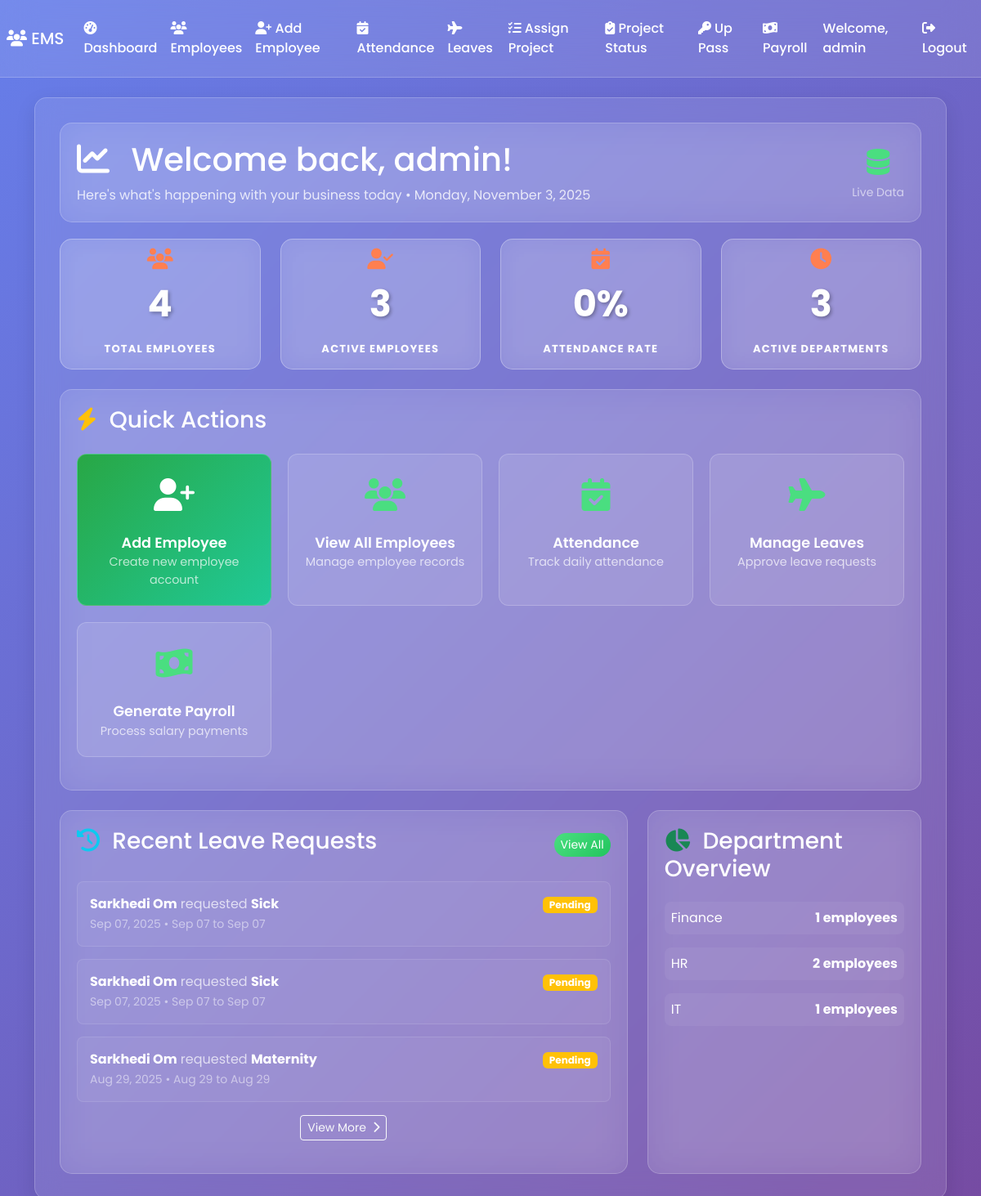
/admin/dashboard.php (signed in), run on the app's committed database.
### tables this page shows
CREATE TABLE `leave_requests` (
  `id` int(11) NOT NULL,
  `employee_id` int(11) NOT NULL,
  `leave_type` varchar(50) NOT NULL,
  `start_date` date NOT NULL,
  `end_date` date NOT NULL,
  `reason` text DEFAULT NULL,
  `status` enum('Pending','Approved','Rejected') DEFAULT 'Pending',
  `applied_date` date DEFAULT curdate(),
  `approved_by` int(11) DEFAULT NULL,
  `approved_date` timestamp NULL DEFAULT NULL,
  `created_at` timestamp NOT NULL DEFAULT current_timestamp()
);

CREATE TABLE `employees` (
  `id` int(11) NOT NULL,
  `user_id` int(11) NOT NULL,
  `full_name` varchar(100) NOT NULL,
  `email` varchar(100) DEFAULT NULL,
  `phone` varchar(20) DEFAULT NULL,
  `department` varchar(50) DEFAULT NULL,
  `salary` decimal(10,2) NOT NULL,
  `position` varchar(50) DEFAULT NULL,
  `join_date` date DEFAULT NULL,
  `created_at` timestamp NOT NULL DEFAULT current_timestamp()
);

### admin/dashboard.php (the view, shortened to what this page needs)
<?php
$adminName = 'Admin';
if (isset($_SESSION['username']) && !empty($_SESSION['username'])) {
    $adminName = $_SESSION['username'];
}
$dashboardData = [];
try {
    $conn = new PDO("mysql:host=localhost;dbname=ems", 'root', '');
    $conn->setAttribute(PDO::ATTR_ERRMODE, PDO::ERRMODE_EXCEPTION);
    $total_emp_query = $conn->query("SELECT COUNT(*) as count FROM employees");
    $total_emp_result = $total_emp_query->fetch(PDO::FETCH_ASSOC);
    $dashboardData['total_employees'] = $total_emp_result['count'] ?? 0;
    $active_emp_query = $conn->query("SELECT COUNT(*) as count FROM employees e INNER JOIN users u ON e.user_id = u.id WHERE u.is_approved = 1 AND u.role = 'employee'");
    $active_emp_result = $active_emp_query->fetch(PDO::FETCH_ASSOC);
    $dashboardData['approved_employees'] = $active_emp_result['count'] ?? 0;
    $today = date('Y-m-d');
    $present_today = $conn->query("SELECT COUNT(*) as count FROM attendance WHERE date = '$today' AND status = 'Present'")->fetch(PDO::FETCH_ASSOC);
    $total_today = $conn->query("SELECT COUNT(*) as count FROM attendance WHERE date = '$today'")->fetch(PDO::FETCH_ASSOC);
    $dashboardData['present_today'] = $present_today['count'] ?? 0;
    $dashboardData['total_today'] = $total_today['count'] ?? 0;
    $dashboardData['attendance_rate'] = $dashboardData['total_today'] > 0 ? round(($dashboardData['present_today'] / $dashboardData['total_today']) * 100) : 0;
    $pending_leaves = $conn->query("SELECT COUNT(*) as count FROM leave_requests WHERE status = 'Pending'")->fetch(PDO::FETCH_ASSOC);
    $dashboardData['pending_leaves'] = $pending_leaves['count'] ?? 0;
    $active_departments = $conn->query("SELECT COUNT(DISTINCT department) as count FROM employees WHERE department IS NOT NULL AND department != ''")->fetch(PDO::FETCH_ASSOC);
    $dashboardData['active_departments'] = $active_departments['count'] ?? 0;
    $recent_leaves = $conn->query("SELECT lr.*, e.full_name as employee_name FROM leave_requests lr LEFT JOIN employees e ON lr.employee_id = e.id ORDER BY lr.created_at DESC LIMIT 3")->fetchAll(PDO::FETCH_ASSOC);
    $dashboardData['recent_leaves'] = $recent_leaves;
    $dept_stats = $conn->query("SELECT department, COUNT(*) as count FROM employees WHERE department IS NOT NULL AND department != '' GROUP BY department")->fetchAll(PDO::FETCH_ASSOC);
    $dashboardData['department_stats'] = $dept_stats;
    $pending_approval = $conn->query("SELECT COUNT(*) as count FROM employees e INNER JOIN users u ON e.user_id = u.id WHERE u.is_approved = 0 AND u.role = 'employee'");
    $pending_result = $pending_approval->fetch(PDO::FETCH_ASSOC);
    $dashboardData['pending_employees'] = $pending_result['count'] ?? 0;
} catch(PDOException $e) {
    error_log("Dashboard Database Error: " . $e->getMessage());
    $dashboardData = [
        'total_employees' => 0,
        'present_today' => 0,
        'total_today' => 0,
        'attendance_rate' => 0,
        'pending_leaves' => 0,
        'active_departments' => 0,
        'recent_leaves' => [],
        'department_stats' => [],
        'approved_employees' => 0,
        'pending_employees' => 0
    ];
}
?>
<!DOCTYPE html>
<html lang="en">
<head>
<link href="https://cdnjs.cloudflare.com/ajax/libs/bootstrap/5.3.0/css/bootstrap.min.css" rel="stylesheet">
<link href="https://cdnjs.cloudflare.com/ajax/libs/font-awesome/6.4.0/css/all.min.css" rel="stylesheet">
</head>
<body>
<nav class="navbar navbar-expand-lg">
    <div class="container-fluid px-2">
        <a class="navbar-brand" href="../index.php">
            <i class="fas fa-users"></i> EMS
        </a>
        <div class="collapse navbar-collapse" id="navbarNav">
            <ul class="navbar-nav ms-auto">
                <li class="nav-item">
                    <a class="nav-link" href="dashboard.php">
                        <i class="fas fa-tachometer-alt"></i> Dashboard
                    </a>
                </li>
                <li class="nav-item">
                    <a class="nav-link" href="employees.php">
                        <i class="fas fa-users"></i> Employees
                    </a>
                </li>
                <li class="nav-item">
                    <a class="nav-link" href="employees_add.php">
                        <i class="fas fa-user-plus"></i> Add Employee
                    </a>
                </li>
                <li class="nav-item">
                    <a class="nav-link" href="attendance.php">
                        <i class="fas fa-calendar-check"></i> Attendance
                    </a>
                </li>
                <li class="nav-item">
                    <a class="nav-link" href="leaves.php">
                        <i class="fas fa-plane"></i> Leaves
                    </a>
                </li>
                <li class="nav-item">
                    <a class="nav-link" href="assign_project.php">
                        <i class="fas fa-tasks"></i> Assign Project
                    </a>
                </li>
                <li class="nav-item">
                    <a class="nav-link" href="project_status.php">
                        <i class="fas fa-clipboard-check"></i>  Project Status
                    </a>
                </li>
                <li class="nav-item">
                    <a class="nav-link" href="up_pass.php">
                        <i class="fas fa-key"></i>  Up Pass
                    </a>
                </li>
                <li class="nav-item">
                    <a class="nav-link" href="payroll.php">
                        <i class="fas fa-money-bill-wave"></i> Payroll
                    </a>
                </li>
                <li class="nav-item">
                    <span class="nav-link">Welcome, <?= htmlspecialchars($adminName) ?></span>
                </li>
                <li class="nav-item">
                    <a class="nav-link" href="../logout.php">
                        <i class="fas fa-sign-out-alt"></i> Logout
                    </a>
                </li>
            </ul>
        </div>
    </div>
</nav>
<div class="container mt-4">
<div class="container-main">
<div class="glass-card">
    <div class="row align-items-center">
        <div class="col-md-8">
            <h1 class="mb-2">
                <i class="fas fa-chart-line me-3"></i>
                Welcome back, <?= htmlspecialchars($adminName) ?>!
            </h1>
            <p class="mb-0" style="color: rgba(255, 255, 255, 0.8);">
                Here's what's happening with your business today • <span id="currentDateTime"><?php echo date('l, F j, Y'); ?></span>
            </p>
        </div>
        <div class="col-md-4 text-end">
            <div class="d-flex gap-3 justify-content-end align-items-center">
                <div class="text-center">
                    <div style="font-size: 2rem; color: #4ade80;">
                        <i class="fas fa-database"></i>
                    </div>
                    <small style="color: rgba(255, 255, 255, 0.6);">Live Data</small>
                </div>
            </div>
        </div>
    </div>
</div>
<div class="row g-4 mb-4">
    <div class="col-xl-3 col-md-6">
        <div class="stat-card">
            <div class="stat-icon">
                <i class="fas fa-users"></i>
            </div>
            <div class="stat-number" id="totalEmployees"><?php echo $dashboardData['total_employees']; ?></div>
            <div class="stat-label">Total Employees</div>
        </div>
    </div>
    <div class="col-xl-3 col-md-6">
        <div class="stat-card">
            <div class="stat-icon">
                <i class="fas fa-user-check"></i>
            </div>
            <div class="stat-number" id="approvedEmployees"><?php echo $dashboardData['approved_employees']; ?></div>
            <div class="stat-label">Active Employees</div>
        </div>
    </div>
    <div class="col-xl-3 col-md-6">
        <div class="stat-card">
            <div class="stat-icon">
                <i class="fas fa-calendar-check"></i>
            </div>
            <div class="stat-number" id="attendanceRate"><?php echo $dashboardData['attendance_rate']; ?>%</div>
            <div class="stat-label">Attendance Rate</div>
        </div>
    </div>
    <div class="col-xl-3 col-md-6">
        <div class="stat-card">
            <div class="stat-icon">
                <i class="fas fa-clock"></i>
            </div>
            <div class="stat-number" id="activeDepartments"><?php echo $dashboardData['active_departments']; ?></div>
            <div class="stat-label">Active Departments</div>
        </div>
    </div>
</div>
<div class="glass-card mb-4">
    <h3 class="text-white mb-4">
        <i class="fas fa-bolt text-warning me-2"></i>
        Quick Actions
    </h3>
    <div class="quick-actions">
        <a href="employees_add.php" class="quick-action" style="background: linear-gradient(135deg, #28a745, #20c997);">
            <div style="font-size: 2.5rem; margin-bottom: 15px; color: white;">
                <i class="fas fa-user-plus"></i>
            </div>
            <div style="font-size: 1.1rem; font-weight: 600;">Add Employee</div>
            <div style="font-size: 0.9rem; color: rgba(255, 255, 255, 0.7);">Create new employee account</div>
        </a>
        <a href="employees.php" class="quick-action">
            <div style="font-size: 2.5rem; margin-bottom: 15px; color: #4ade80;">
                <i class="fas fa-users"></i>
            </div>
            <div style="font-size: 1.1rem; font-weight: 600;">View All Employees</div>
            <div style="font-size: 0.9rem; color: rgba(255, 255, 255, 0.7);">Manage employee records</div>
        </a>
        <a href="attendance.php" class="quick-action">
            <div style="font-size: 2.5rem; margin-bottom: 15px; color: #4ade80;">
                <i class="fas fa-calendar-check"></i>
            </div>
            <div style="font-size: 1.1rem; font-weight: 600;">Attendance</div>
            <div style="font-size: 0.9rem; color: rgba(255, 255, 255, 0.7);">Track daily attendance</div>
        </a>
        <a href="leaves.php" class="quick-action">
            <div style="font-size: 2.5rem; margin-bottom: 15px; color: #4ade80;">
                <i class="fas fa-plane"></i>
            </div>
            <div style="font-size: 1.1rem; font-weight: 600;">Manage Leaves</div>
            <div style="font-size: 0.9rem; color: rgba(255, 255, 255, 0.7);">Approve leave requests</div>
        </a>
        <a href="payroll.php" class="quick-action">
            <div style="font-size: 2.5rem; margin-bottom: 15px; color: #4ade80;">
                <i class="fas fa-money-bill-wave"></i>
            </div>
            <div style="font-size: 1.1rem; font-weight: 600;">Generate Payroll</div>
            <div style="font-size: 0.9rem; color: rgba(255, 255, 255, 0.7);">Process salary payments</div>
        </a>
    </div>
</div>
<div class="row g-4">
    <div class="col-lg-8">
        <div class="glass-card h-100">
            <div class="d-flex justify-content-between align-items-center mb-4">
                <h3 class="text-white">
                    <i class="fas fa-history text-info me-2"></i>
                    Recent Leave Requests
                </h3>
                <a href="leaves.php" class="btn btn-sm" style="background: linear-gradient(135deg, #4ade80, #22c55e); color: white; border: none; border-radius: 25px;">
                    View All
                </a>
            </div>
            <div id="recentLeaves">
                <?php if (empty($dashboardData['recent_leaves'])): ?>
                    <div class="text-center py-5">
                        <i class="fas fa-inbox fa-4x mb-3" style="color: rgba(255, 255, 255, 0.3);"></i>
                        <h5 class="text-white mb-2">No Recent Activity</h5>
                        <p style="color: rgba(255, 255, 255, 0.6);">Leave requests will appear here</p>
                    </div>
                <?php else: ?>
                    <?php foreach($dashboardData['recent_leaves'] as $leave): ?>
                        <div class="activity-item">
                            <div class="d-flex justify-content-between align-items-center">
                                <div>
                                    <strong><?php echo htmlspecialchars($leave['employee_name'] ?? 'Unknown Employee'); ?></strong>
                                    <span style="color: rgba(255, 255, 255, 0.7);"> requested </span>
                                    <strong><?php echo htmlspecialchars($leave['leave_type']); ?></strong>
                                </div>
                                <div>
                                    <?php
                                    $badge_class = 'warning';
                                    ?>
                                    <span class="badge bg-<?php echo $badge_class; ?>"><?php echo $leave['status']; ?></span>
                                </div>
                            </div>
                            <small style="color: rgba(255, 255, 255, 0.5);">
                                <?php echo date('M d, Y', strtotime($leave['created_at'])); ?> •
                                <?php echo date('M d', strtotime($leave['start_date'])); ?> to <?php echo date('M d', strtotime($leave['end_date'])); ?>
                            </small>
                        </div>
                    <?php endforeach; ?>
                    <div class="text-center mt-3">
                        <a href="leaves.php" class="btn btn-outline-light btn-sm">View More <i class="fas fa-chevron-right ms-1"></i></a>
                    </div>
                <?php endif; ?>
            </div>
        </div>
    </div>
    <div class="col-lg-4">
        <div class="glass-card h-100">
            <h3 class="text-white mb-4">
                <i class="fas fa-chart-pie text-success me-2"></i>
                Department Overview
            </h3>
            <div id="departmentStats">
                <?php if (empty($dashboardData['department_stats'])): ?>
                    <div class="text-center py-4">
                        <i class="fas fa-building fa-3x mb-3" style="color: rgba(255, 255, 255, 0.3);"></i>
                        <p style="color: rgba(255, 255, 255, 0.6);">No department data available</p>
                    </div>
                <?php else: ?>
                    <?php foreach($dashboardData['department_stats'] as $dept): ?>
                        <div class="d-flex justify-content-between align-items-center mb-3 p-2" style="background: rgba(255, 255, 255, 0.05); border-radius: 8px;">
                            <span><?php echo htmlspecialchars($dept['department']); ?></span>
                            <strong><?php echo $dept['count']; ?> employees</strong>
                        </div>
                    <?php endforeach; ?>
                <?php endif; ?>
            </div>
        </div>
    </div>
</div>
</div>
</div>
</body>
</html>

### data on the page
leave_requests: employee.full_name "Sarkhedi Om", leave_type "Sick", status "Pending", created_at "Sep 07, 2025", start_date "Sep 07", end_date "Sep 07"
leave_requests: employee.full_name "Sarkhedi Om", leave_type "Sick", status "Pending", created_at "Sep 07, 2025", start_date "Sep 07", end_date "Sep 07"
leave_requests: employee.full_name "Sarkhedi Om", leave_type "Maternity", status "Pending", created_at "Aug 29, 2025", start_date "Aug 29", end_date "Aug 29"

### other printed values
$adminName "admin"
$dashboardData['total_employees'] "4"
$dashboardData['approved_employees'] "3"
$dashboardData['attendance_rate'] "0"
$dashboardData['active_departments'] "3"
$dept['department'] "Finance"
$dept['count'] "1"
$dept['department'] "HR"
$dept['count'] "2"
$dept['department'] "IT"
